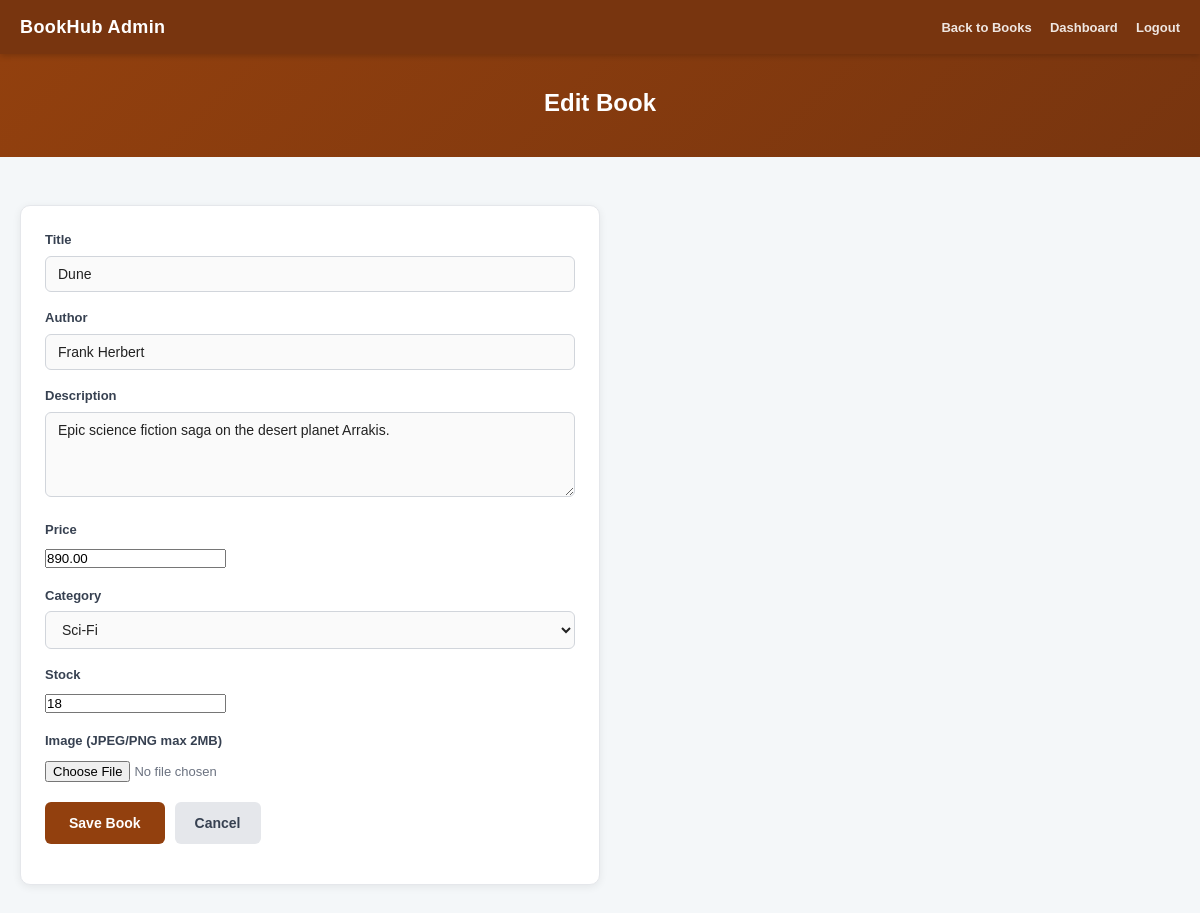
Page /view/admin_book_form.php?id=2 (signed in) on the committed database.
### tables this page shows
CREATE TABLE IF NOT EXISTS books (
    id INT AUTO_INCREMENT PRIMARY KEY,
    title VARCHAR(200) NOT NULL,
    author VARCHAR(150) NOT NULL,
    description TEXT,
    price DECIMAL(10,2) NOT NULL,
    category_id INT,
    image_path VARCHAR(255),
    stock INT NOT NULL DEFAULT 0,
    created_at TIMESTAMP DEFAULT CURRENT_TIMESTAMP,
    FOREIGN KEY (category_id) REFERENCES categories(id)
);

CREATE TABLE IF NOT EXISTS categories (
    id INT AUTO_INCREMENT PRIMARY KEY,
    name VARCHAR(100) NOT NULL,
    created_at TIMESTAMP DEFAULT CURRENT_TIMESTAMP
);

### control/admin_book_form_process.php (called while the page is built, shortened)
<?php
include_once '../model/mydb.php';
$bookId = isset($_GET["id"]) ? (int)$_GET["id"] : 0;
$isEdit = $bookId > 0;
$mydb = new MyDB();
$conn = $mydb->createConn();
$categories = $mydb->getCategories($conn);
if ($isEdit) {
    $result = $mydb->getBookById($bookId, $conn);
    $book = $result->fetch_assoc();
}

### model/mydb.php (called while the page is built, shortened)
<?php
class MyDB
{
    function getCategories($conn)
    {
        return $conn->query("SELECT * FROM categories ORDER BY name");
    }
    function getBookById($id, $conn)
    {
        $stmt = $conn->prepare(
            "SELECT books.*, categories.name AS category_name
             FROM books LEFT JOIN categories ON books.category_id = categories.id
             WHERE books.id = ?"
        );
        $stmt->bind_param("i", $id);
        $stmt->execute();
        return $stmt->get_result();
    }
}

### control/app.php (called while the page is built, shortened)
<?php
function e($value)
{
    return htmlspecialchars((string)$value, ENT_QUOTES, "UTF-8");
}

### view/admin_book_form.php (the view, shortened to what this page needs)
<?php include '../control/admin_book_form_process.php'; include_once '../control/app.php'; ?>
<!DOCTYPE html>
<html lang="en">
<head>
    <link rel="stylesheet" href="../css/task2_style.css">
</head>
<body>
<nav>
    <div class="nav-inner">
        <a class="nav-brand" href="admin_dashboard.php">BookHub Admin</a>
        <div class="nav-links">
            <a href="admin_books.php">Back to Books</a>
            <a href="admin_dashboard.php">Dashboard</a>
            <a href="../control/logout_process.php">Logout</a>
        </div>
    </div>
</nav>
<div class="page-header">
    <h1><?php echo $isEdit ? 'Edit Book' : 'Add New Book'; ?></h1>
</div>
<div class="main-container">
    <div class="card" style="max-width:580px;">
    <form method="post" enctype="multipart/form-data" onsubmit="return validateBookForm()">
        <div class="form-group">
            <label>Title</label>
            <input type="text" id="title" name="title" value="<?php echo e($book["title"]); ?>">
        </div>
        <div class="form-group">
            <label>Author</label>
            <input type="text" id="author" name="author" value="<?php echo e($book["author"]); ?>">
        </div>
        <div class="form-group">
            <label>Description</label>
            <textarea name="description"><?php echo e($book["description"]); ?></textarea>
        </div>
        <div class="form-group">
            <label>Price</label>
            <input type="number" step="0.01" id="price" name="price" value="<?php echo e($book["price"]); ?>">
        </div>
        <div class="form-group">
            <label>Category</label>
            <select id="category_id" name="category_id">
                <?php while ($c = $categories->fetch_assoc()) { ?>
                <option value="<?php echo (int)$c["id"]; ?>" <?php if ((int)$book["category_id"] === (int)$c["id"]) echo 'selected'; ?>>
                    <?php echo e($c["name"]); ?>
                </option>
                <?php } ?>
            </select>
        </div>
        <div class="form-group">
            <label>Stock</label>
            <input type="number" id="stock" name="stock" value="<?php echo e($book["stock"]); ?>">
        </div>
        <div class="form-group">
            <label>Image (JPEG/PNG max 2MB)</label>
            <input type="file" name="image">
        </div>
        <div class="form-group" style="display:flex; gap:10px;">
            <input type="submit" name="save_book" class="btn-primary" value="Save Book">
            <a class="btn-cancel" href="admin_books.php">Cancel</a>
        </div>
    </form>
    </div>
</div>
</body>
</html>

### css/task2_style.css (style rules this page uses)
body { font-family: Arial, sans-serif; background-color: #f4f7f9; color: #222; font-size: 15px; line-height: 1.6; }
nav { background-color: #78350f; padding: 0; box-shadow: 0 2px 6px rgba(0,0,0,0.18); position: sticky; top: 0; z-index: 100; }
.nav-inner { display: flex; align-items: center; justify-content: space-between; max-width: 1200px; margin: 0 auto; padding: 0 20px; height: 54px; }
.nav-brand { color: #ffffff; font-size: 18px; font-weight: bold; text-decoration: none; letter-spacing: 0.4px; }
.nav-links a { color: rgba(255,255,255,0.88); margin-left: 14px; text-decoration: none; font-weight: bold; font-size: 13px; }
.page-header { background: linear-gradient(135deg, #92400e 0%, #78350f 100%); color: white; text-align: center; padding: 30px 20px; margin-bottom: 28px; }
.page-header h1 { font-size: 24px; margin-bottom: 5px; }
.main-container { max-width: 1200px; margin: 0 auto; padding: 20px; }
.form-group { margin-bottom: 16px; }
label { display: block; font-weight: bold; font-size: 13px; margin-bottom: 5px; color: #374151; }
input[type="text"], input[type="email"], input[type="password"], select, textarea { width: 100%; padding: 9px 12px; border: 1px solid #d1d5db; border-radius: 6px; font-size: 14px; font-family: Arial, sans-serif; background-color: #fafafa; color: #222; transition: border-color 0.2s, box-shadow 0.2s; }
textarea { min-height: 85px; resize: vertical; }
input[type="file"] { font-size: 13px; color: #6b7280; padding: 4px 0; }
input[type="submit"] { background-color: #92400e; color: white; border: 0; border-radius: 6px; padding: 10px 24px; font-size: 14px; font-weight: bold; cursor: pointer; transition: background-color 0.2s; }
.card { background: #ffffff; border: 1px solid #e5e7eb; border-radius: 10px; box-shadow: 0 2px 8px rgba(0,0,0,0.07); padding: 24px; margin-bottom: 24px; }
.btn-cancel { display: inline-block; background-color: #e5e7eb; color: #374151; padding: 10px 20px; border-radius: 6px; text-decoration: none; font-size: 14px; font-weight: bold; transition: background-color 0.2s; border: 0; cursor: pointer; }

### rows in the picture
books: title "Dune", author "Frank Herbert", description "Epic science fiction saga on the desert planet Arrakis.", price "890.00", category_id "Sci-Fi", stock "18"
